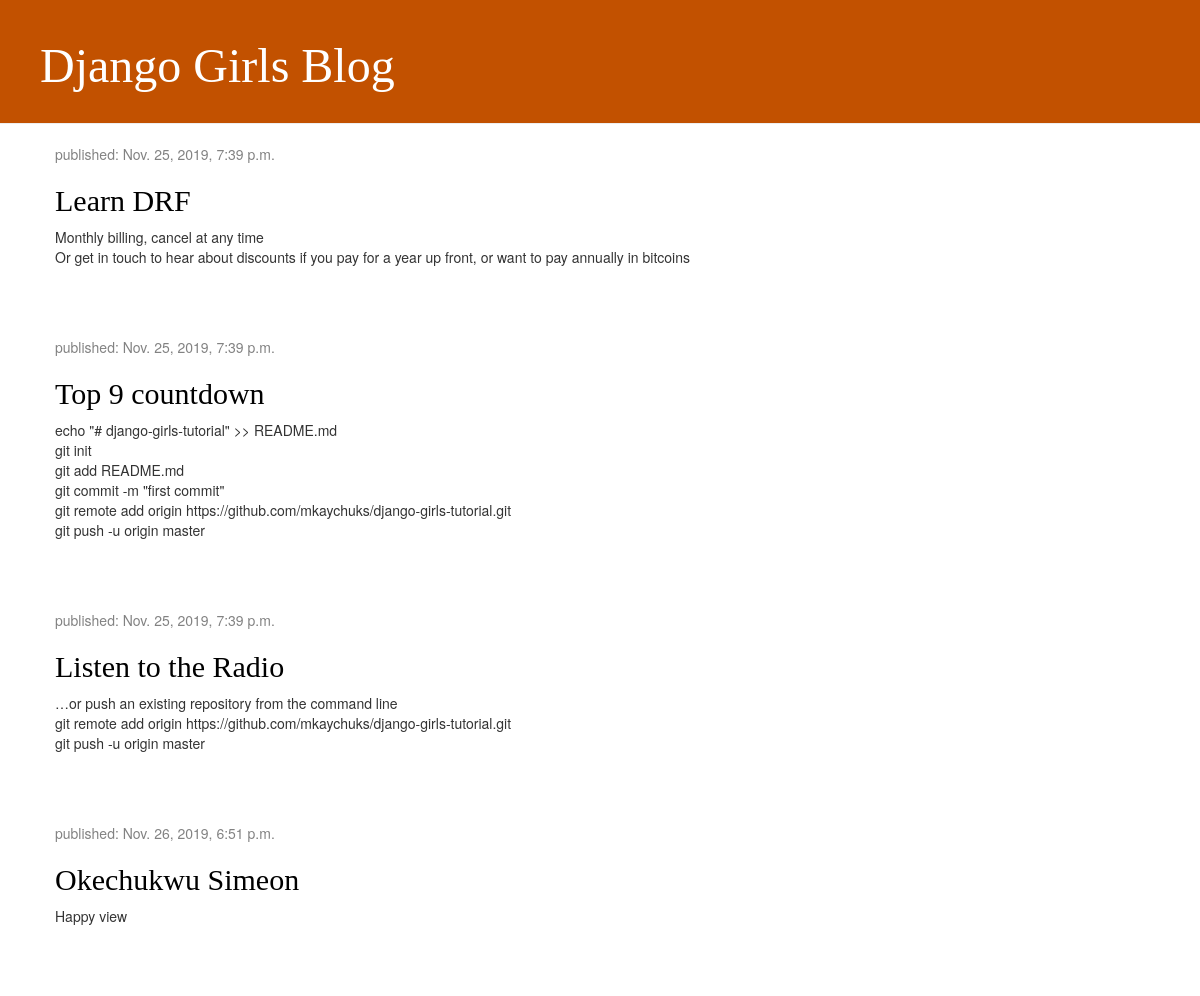
/, run on an earlier commit of the app's database.
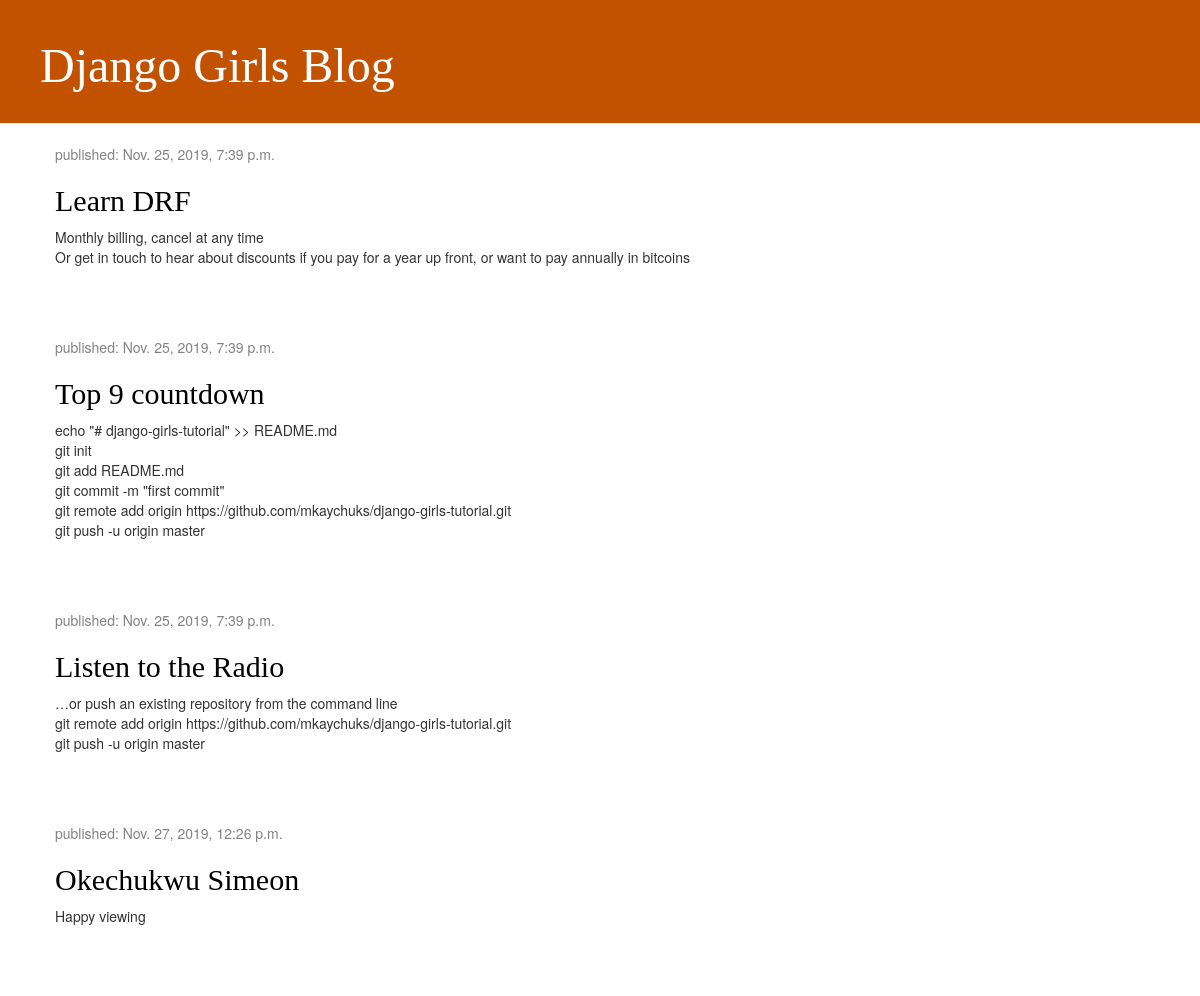
And on a later commit of the database.
### blog/models.py (models this page shows, shortened)
class Post(models.Model):
    author = models.ForeignKey(
        settings.AUTH_USER_MODEL, on_delete=models.CASCADE
    )
    title = models.CharField(max_length=200)
    text = models.TextField()
    created_on = models.DateTimeField(default=timezone.now)
    published_date = models.DateTimeField(blank=True, null=True)

### blog/views.py (the view)
# urls.py: path('', views.post_list, name='post_list'),
def post_list(request):
    posts = Post.objects.filter(
        published_date__lte=timezone.now()
    ).order_by('published_date') # first filters the posts using the negative published_date
    context = {
        'posts': posts
    }
    template_name = 'blog/post_list.html'
    return render(request, template_name, context)

### blog/templates/blog/post_list.html
{% extends 'blog/base.html' %}
{% block content %}
    {% for post in posts %}
        <div class="post">
            <div class="date">
                <p>published: {{ post.published_date }}</p>
            </div>
            <h2><a href="{%	url 'post_detail' pk=post.pk %}">{{ post.title }}</a></h2>
            <p>{{ post.text|linebreaksbr }}</p>
        </div>
    {% endfor %}
{% endblock content %}

### blog/templates/blog/base.html (shortened to what this page needs)
{% load static %}
<html>
    <head>
        <link rel="stylesheet" href="//maxcdn.bootstrapcdn.com/bootstrap/3.2.0/css/bootstrap.min.css">
        <link rel="stylesheet" href="//maxcdn.bootstrapcdn.com/bootstrap/3.2.0/css/bootstrap-theme.min.css">
        <link rel="stylesheet" href="{%	static	'css/blog.css'	%}">
    </head>
<body>
    <div class="page-header">
        <h1><a href="/">Django Girls Blog</a></h1>
    </div>
    <div class="content	container">
        <div class="row">
            <div class="col-md-8">
            {% block content %}
            {% endblock content %}
            </div>
        </div>
    </div>
</body>
</html>

### blog/static/css/blog.css (style rules this page uses)
.page-header { background-color: #C25100; margin-top: 0; padding: 20px 20px 20px 40px; }
.page-header h1, .page-header h1 a, .page-header h1 a:visited, .page-header h1 a:active { color: #ffffff; font-size: 36pt; text-decoration: none; }
.content { margin-left: 40px; }
h1, h2, h3, h4 { font-family: 'Lobster', cursive; }
.date { color: #828282; }
.post { margin-bottom: 70px; }
.post h2 a, .post h2 a:visited { color: #000000; }

What changed in the data, as far as the page shows it:
removed Post: published_date "Nov. 26, 2019, 6:51 p.m.", title "Okechukwu Simeon", text "Happy view"
added Post: published_date "Nov. 27, 2019, 12:26 p.m.", title "Okechukwu Simeon", text "Happy viewing"
